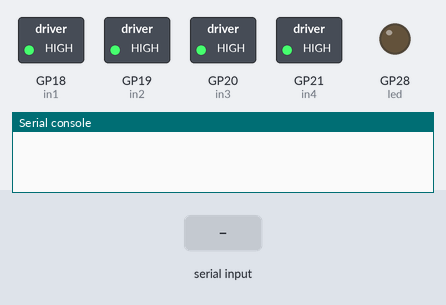
The program below on a simulated Raspberry Pi Pico running MicroPython. On the bench: switched loads named in the program (green lamp = pin HIGH), output pins drawn as LEDs (lit = HIGH), the last lines printed to the serial console. Inputs (shaded band) come from the test bench. At 6.1 s the program stops and its outputs stay as they are.

Above: at 1.2 s.
1.3 s: "forward" received over the second serial link
At 2.3 s:
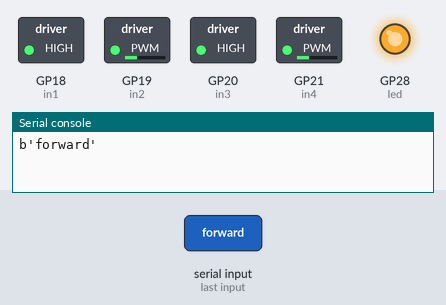
2.9 s: "backward" received over the second serial link
At 3.5 s:
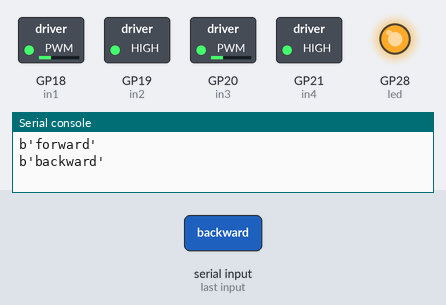
4.5 s: "right" received over the second serial link
At 5.8 s:
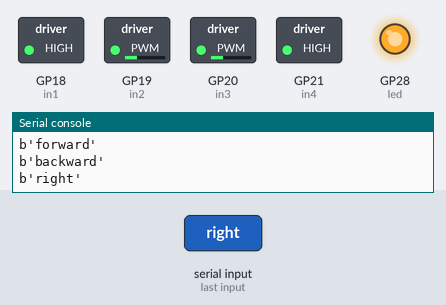
6.1 s: "exit" received over the second serial link
At 6.4 s:
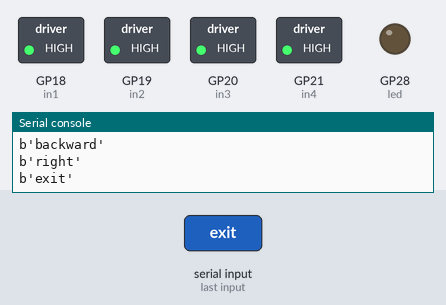
Timing chart, 0 to 7.6 s (numbered marks = the images above; inputs shaded):
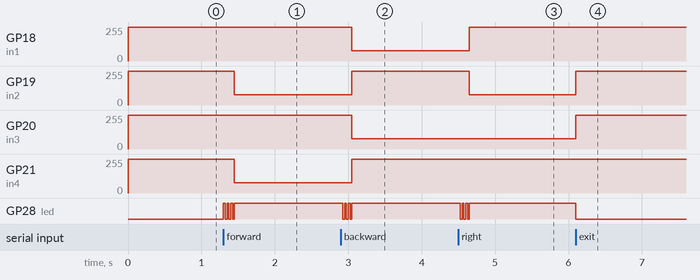

The program:

4WD_BT_DRV8833.py
```python
from time import sleep
import machine
from machine import Pin, PWM, UART
led = Pin(28, Pin.OUT)
kip = 0.025

frq = 50 # 50 - 100 work best
dutymax = 65535 # highest duty cycle value
dutymin = dutymax * 0.4 # lowest
dutyrange = dutymax-dutymin
step = 50 # middle of range
duty = int((dutyrange/100)*step) # 0 = fastest
lastaction = "" # the module to run after speed change
terminate = False # flag to control endless loop
uart= UART(0,9600)
in1 = PWM(Pin(18))
in1.freq(frq)
din1 = Pin(18, Pin.OUT)
in2 = PWM(Pin(19))
in2.freq(frq)
din2 = Pin(19, Pin.OUT)
in3 = PWM(Pin(20))
in3.freq(frq)
din3 = Pin(20, Pin.OUT)
in4 = PWM(Pin(21))
in4.freq(frq)
din4 = Pin(21, Pin.OUT)

def LEDon():
    led.on()
def LEDoff():
    led.off()
def blink (n):
    for times in range (n):
        led.on()
        sleep(kip)
        led.off()
        sleep(kip)
    led.on()
def fwd():
    global lastaction
    lastaction = "f"
    blink (3)
    din1 = Pin(18, Pin.OUT)
    din1.on()
    in2 = PWM(Pin(19))
    in2.duty_u16(duty)
    din3 = Pin(20, Pin.OUT)
    din3.on()
    in4 = PWM(Pin(21))
    in4.duty_u16(duty)
def bwd():
    global lastaction
    lastaction = "b"
    blink (3)
    din2 = Pin(19, Pin.OUT)
    din2.on()
    in1 = PWM(Pin(18))
    in1.duty_u16(duty)
    din4 = Pin(21, Pin.OUT)
    din4.on()
    in3 = PWM(Pin(20))
    in3.duty_u16(duty)
def right ():
    global lastaction
    lastaction = "r"
    blink (3)
    din1 = Pin(18, Pin.OUT)
    din1.on()
    in2 = PWM(Pin(19))
    in2.duty_u16(duty)
    in3 = PWM(Pin(20))
    in3.duty_u16(duty)
    din4 = Pin(21, Pin.OUT)
    din4.on()
def left ():
    global lastaction
    lastaction = "l"
    blink (3)
    din2 = Pin(19, Pin.OUT)
    din2.on()
    in1 = PWM(Pin(18))
    in1.duty_u16(duty)
    din3 = Pin(20, Pin.OUT)
    din3.on()
    in4 = PWM(Pin(21))
    in4.duty_u16(duty)
def stop():
    global lastaction
    lastaction = "s"
    LEDoff()
    din1 = Pin(18, Pin.OUT)
    din1.on()
    din2 = Pin(19, Pin.OUT)
    din2.on()
    din3 = Pin(20, Pin.OUT)
    din3.on()
    din4 = Pin(21, Pin.OUT)
    din4.on()

#Stop the robot as soon as possible
stop()

try:
    while terminate != True:
        if uart.any(): #Checking if data available
            data=uart.read() #Getting data
            data=str(data) #Converting bytes to str type
            print(data)
            if ('stop' in data):
                pass
            elif ('exit' in data):
                terminate = True
            elif('forward' in data):
                fwd() #Forward
            elif('backward' in data):
                bwd() #Backward
            elif('right' in data):
                right() #Turn Right
            elif('left' in data):
                left() #Turn Left
            elif('halt' in data):
                stop() #Stop
            elif('E' in data):
                blink (3)
                speed=data.split("|")
                step = float(speed[1])
                if (step >= 95):
                    step = 100
                elif (step < 5):
                    step = 5
                duty = int(dutyrange-(step/100) * dutyrange) # 0 = fastest
                print ("step:",step,"duty =",duty)
                if lastaction == "f":
                    fwd()
                elif lastaction == "b":
                    bwd()
                elif lastaction == "r":
                    right()
                elif lastaction == "l":
                    left()
                elif lastaction == "s":
                    stop()
        else:
            pass
except KeyboardInterrupt:
    stop()
    LEDoff()
stop()
LEDoff()
#     machine.reset()

    
```

Measured:
- after the input at 1.3 s, GP19 (in2), GP21 (in4): 255/255 → 76/255 after 0.15 s; GP28 (led): alternates HIGH for 0.03 s and LOW for 0.03 s, 7 changes in all, then stays HIGH, starting at once
- after the input at 2.9 s, GP18 (in1), GP20 (in3): 255/255 → 76/255 after 0.15 s; GP19 (in2), GP21 (in4): 76/255 → 255/255 after 0.15 s; GP28 (led): alternates HIGH for 0.03 s and LOW for 0.03 s, 6 changes in all, then stays HIGH, starting at once
- after the input at 4.5 s, GP18 (in1): 76/255 → 255/255 after 0.15 s; GP19 (in2): 255/255 → 76/255 after 0.15 s; GP28 (led): alternates HIGH for 0.03 s and LOW for 0.03 s, 6 changes in all, then stays HIGH, starting at once
- after the input at 6.1 s, GP19 (in2), GP20 (in3): 76/255 → 255/255 at once; GP28 (led): HIGH → LOW at once
